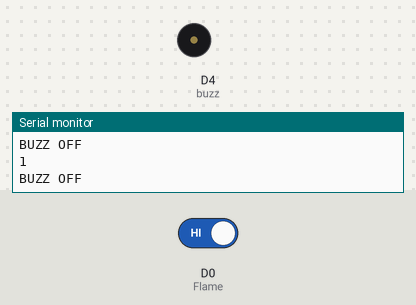
Bench run of a sketch on a simulated ESP8266 (NodeMCU). Parts: buzzer (waves = sounding, pin HIGH), the last lines printed to the serial monitor. The test bench sets the inputs (shaded band); at power-on: D0 (Flame) HIGH.

Above: at 4.8 s.
4.9 s: D0 (Flame) driven LOW
At 6.3 s:
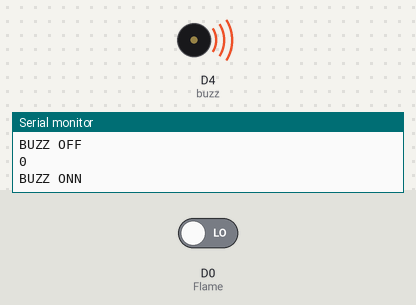
7.6 s: D0 (Flame) driven HIGH
At 9.0 s:
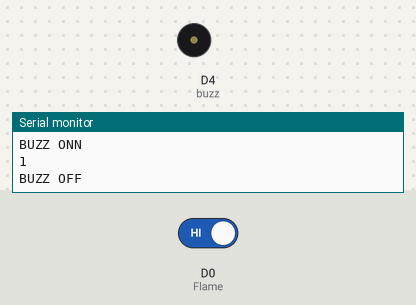
Timing chart, 0 to 10.6 s (numbered marks = the images above; inputs shaded):
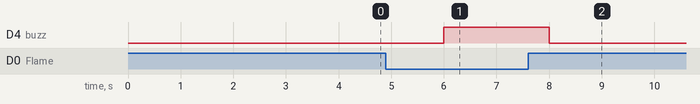

Measured:
- after the input at 4.9 s, D4 (buzz): LOW → HIGH after 1.1 s
- after the input at 7.6 s, D4 (buzz): HIGH → LOW after 0.40 s

The sketch:

Flame.ino
```cpp
#include<SoftwareSerial.h>
const int Flame = D0;
const int buzz = D4;
int value;

void setup(){
  Serial.begin(9600);
  pinMode(Flame, INPUT);
  pinMode(buzz, OUTPUT);
  digitalWrite(buzz, LOW);
}

void loop(){
  value = digitalRead(Flame);
  Serial.println(value);
  if(value == 0){
    digitalWrite(buzz, HIGH);
    Serial.println("BUZZ ONN ");
  }
  else{
    digitalWrite(buzz, LOW);
    Serial.println("BUZZ OFF ");
  }
  delay(2000);
}
```
